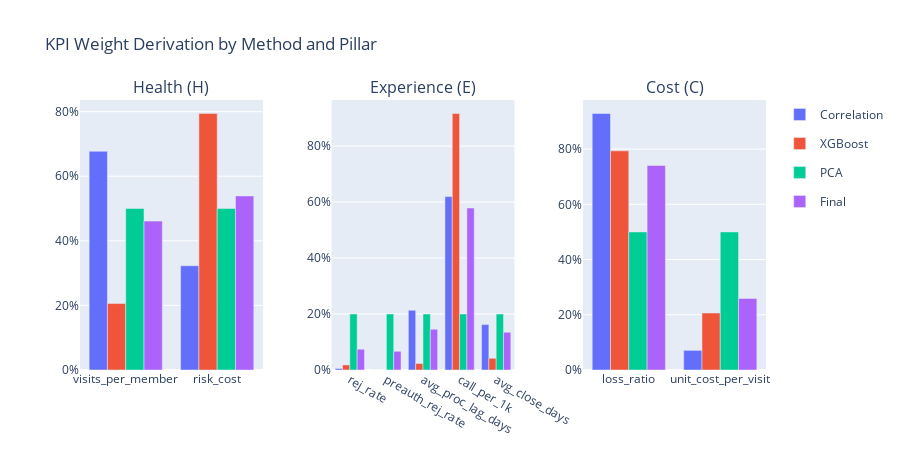

Source (notebook cell):
### Code cell
# Visualization: KPI Weights Comparison by Pillar
fig = make_subplots(
    rows=1, cols=3,
    subplot_titles=['Health (H)', 'Experience (E)', 'Cost (C)'],
    horizontal_spacing=0.1
)

colors = {'Correlation': '#636EFA', 'XGBoost': '#EF553B', 'PCA': '#00CC96', 'Final': '#AB63FA'}

for col_idx, pillar in enumerate(['H', 'E', 'C'], 1):
    if pillar not in weight_comparison_kpi:
        continue
    
    kpis = list(FINAL_KPI_WEIGHTS[pillar].keys())
    
    for method in ['Correlation', 'XGBoost', 'PCA', 'Final']:
        weights = weight_comparison_kpi[pillar].get(method, {})
        values = [weights.get(k, 0) for k in kpis]
        
        fig.add_trace(
            go.Bar(
                name=method if col_idx == 1 else None,
                x=kpis,
                y=values,
                marker_color=colors[method],
                showlegend=(col_idx == 1),
                legendgroup=method,
            ),
            row=1, col=col_idx
        )

fig.update_layout(
    title='KPI Weight Derivation by Method and Pillar',
    barmode='group',
    height=450,
    yaxis_tickformat='.0%',
    yaxis2_tickformat='.0%',
    yaxis3_tickformat='.0%',
)
fig.write_html(str(OUT_DIR / 'kpi_weights_comparison.html'))
fig.show()
print(f"✅ Saved: {OUT_DIR / 'kpi_weights_comparison.html'}")

### Figure 1 — Plotly figure (JSON) as saved in the notebook; plotly's stock layout.template omitted (floating-point values rounded to 4 significant figures)
{"data": [{"legendgroup": "Correlation", "marker": {"color": "#636EFA"}, "name": "Correlation", "showlegend": true, "type": "bar", "x": ["visits_per_member", "risk_cost"], "xaxis": "x", "y": [0.6773, 0.3227], "yaxis": "y"}, {"legendgroup": "XGBoost", "marker": {"color": "#EF553B"}, "name": "XGBoost", "showlegend": true, "type": "bar", "x": ["visits_per_member", "risk_cost"], "xaxis": "x", "y": [0.2058, 0.7942], "yaxis": "y"}, {"legendgroup": "PCA", "marker": {"color": "#00CC96"}, "name": "PCA", "showlegend": true, "type": "bar", "x": ["visits_per_member", "risk_cost"], "xaxis": "x", "y": [0.5, 0.5], "yaxis": "y"}, {"legendgroup": "Final", "marker": {"color": "#AB63FA"}, "name": "Final", "showlegend": true, "type": "bar", "x": ["visits_per_member", "risk_cost"], "xaxis": "x", "y": [0.461, 0.539], "yaxis": "y"}, {"legendgroup": "Correlation", "marker": {"color": "#636EFA"}, "showlegend": false, "type": "bar", "x": ["rej_rate", "preauth_rej_rate", "avg_proc_lag_days", "call_per_1k", "avg_close_days"], "xaxis": "x2", "y": [0.005203, 0, 0.2131, 0.6195, 0.1622], "yaxis": "y2"}, {"legendgroup": "XGBoost", "marker": {"color": "#EF553B"}, "showlegend": false, "type": "bar", "x": ["rej_rate", "preauth_rej_rate", "avg_proc_lag_days", "call_per_1k", "avg_close_days"], "xaxis": "x2", "y": [0.01828, 0, 0.02341, 0.9164, 0.04191], "yaxis": "y2"}, {"legendgroup": "PCA", "marker": {"color": "#00CC96"}, "showlegend": false, "type": "bar", "x": ["rej_rate", "preauth_rej_rate", "avg_proc_lag_days", "call_per_1k", "avg_close_days"], "xaxis": "x2", "y": [0.2, 0.2, 0.2, 0.2, 0.2], "yaxis": "y2"}, {"legendgroup": "Final", "marker": {"color": "#AB63FA"}, "showlegend": false, "type": "bar", "x": ["rej_rate", "preauth_rej_rate", "avg_proc_lag_days", "call_per_1k", "avg_close_days"], "xaxis": "x2", "y": [0.07449, 0.06667, 0.1455, 0.5786, 0.1347], "yaxis": "y2"}, {"legendgroup": "Correlation", "marker": {"color": "#636EFA"}, "showlegend": false, "type": "bar", "x": ["loss_ratio", "unit_cost_per_visit"], "xaxis": "x3", "y": [0.9289, 0.07112], "yaxis": "y3"}, {"legendgroup": "XGBoost", "marker": {"color": "#EF553B"}, "showlegend": false, "type": "bar", "x": ["loss_ratio", "unit_cost_per_visit"], "xaxis": "x3", "y": [0.7936, 0.2064], "yaxis": "y3"}, {"legendgroup": "PCA", "marker": {"color": "#00CC96"}, "showlegend": false, "type": "bar", "x": ["loss_ratio", "unit_cost_per_visit"], "xaxis": "x3", "y": [0.5, 0.5], "yaxis": "y3"}, {"legendgroup": "Final", "marker": {"color": "#AB63FA"}, "showlegend": false, "type": "bar", "x": ["loss_ratio", "unit_cost_per_visit"], "xaxis": "x3", "y": [0.7408, 0.2592], "yaxis": "y3"}], "layout": {"annotations": [{"font": {"size": 16}, "showarrow": false, "text": "Health (H)", "x": 0.1333, "xanchor": "center", "xref": "paper", "y": 1, "yanchor": "bottom", "yref": "paper"}, {"font": {"size": 16}, "showarrow": false, "text": "Experience (E)", "x": 0.5, "xanchor": "center", "xref": "paper", "y": 1, "yanchor": "bottom", "yref": "paper"}, {"font": {"size": 16}, "showarrow": false, "text": "Cost (C)", "x": 0.8667, "xanchor": "center", "xref": "paper", "y": 1, "yanchor": "bottom", "yref": "paper"}], "barmode": "group", "height": 450, "title": {"text": "KPI Weight Derivation by Method and Pillar"}, "xaxis": {"anchor": "y", "domain": [0, 0.2667]}, "xaxis2": {"anchor": "y2", "domain": [0.3667, 0.6333]}, "xaxis3": {"anchor": "y3", "domain": [0.7333, 1]}, "yaxis": {"anchor": "x", "domain": [0, 1], "tickformat": ".0%"}, "yaxis2": {"anchor": "x2", "domain": [0, 1], "tickformat": ".0%"}, "yaxis3": {"anchor": "x3", "domain": [0, 1], "tickformat": ".0%"}}}
